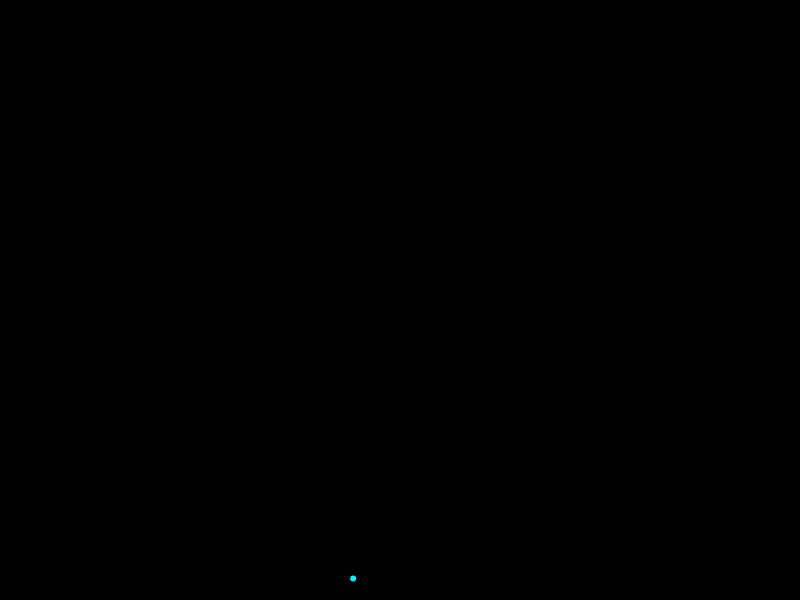
Frame 1 (no input)
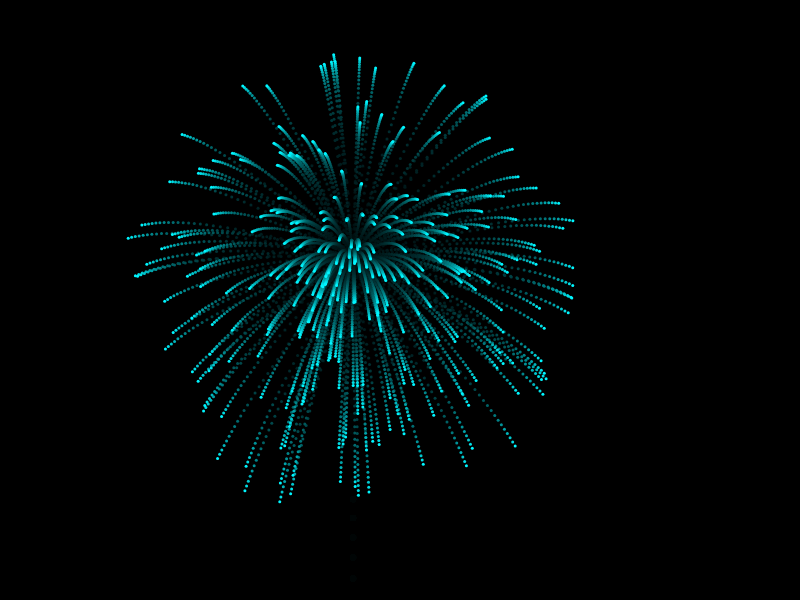
Frame 60 (no input)
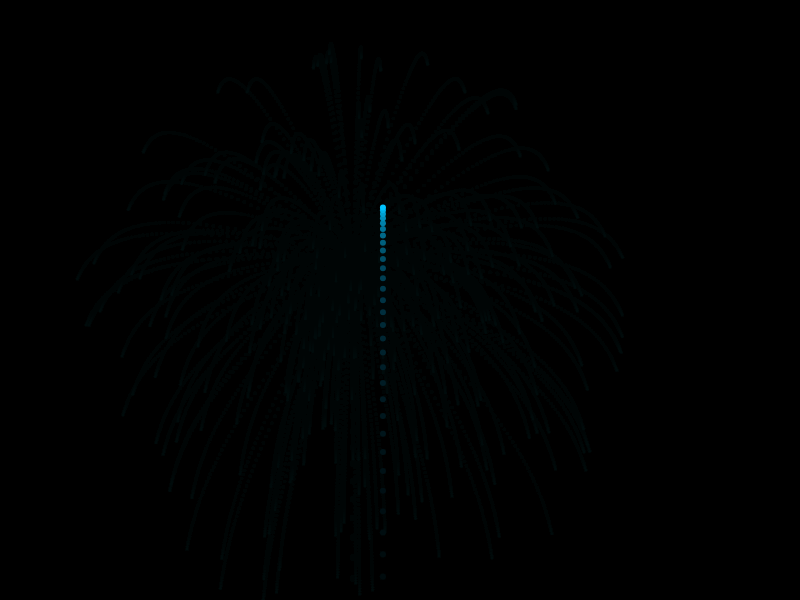
Frame 120 (the mouse pressed at the canvas centre since frame 60)

The p5.js sketch that drew these frames (run headless with seeded random() and noise() and a simulated clock; from frame 60 on, the mouse is pressed at the canvas centre):

// p5.js sketch
// ── sketch.js
var fireworks = [];
var gravity;

function setup() {
  createCanvas(displayWidth, displayHeight); // canvasを作成
  colorMode(HSB); //花火を出す色の指定の仕方
  gravity = createVector(0, 0.7);
  stroke(255); // 線の色を設定
  strokeWeight(4); // 線の太さ
  background(0); // 背景を黒く指定

  frameRate(120);
}

function draw() {
  colorMode(RGB); // 花火を出す色の指定の仕方
  background(0, 0, 0, 25); // 背景に少し透明なのを重ねてだんだん消えて行くように
  colorMode(HSB);

  if (fireworks.length === 0) {
    // fireworks.push(new KikuFirework(color(random(255), 255, 255)));
    fireworks.push(new BotanFirework(color(random(255), 255, 255)));
  }
  //　花火の見せ方
  for (var i = fireworks.length - 1; i >= 0; i--) {
    fireworks[i].update();
    fireworks[i].show();
    if (fireworks[i].done) {
      fireworks.splice(i, 1);
    }
  }
}

// ── firework.js
class Firework {
  color;
  rasingParticle;
  exploded = false;
  particles = [];

  constructor(color) {
    this.color = color;
    this.rasingParticle = new RasingParticle(
      createVector(random(width * .4, width * .6), height),
      this.color,
    );
  }

  explode() {}

  // 花火が打ち上がったのかをチェックする関数
  get done() {
    return (this.exploded && this.particles.length === 0);
  }

  // 花火が打ち上がったらどのように落ちて行くのかを設定
  update() {
    if (!this.exploded) {
      this.rasingParticle.update();
      if (this.rasingParticle.velocity.y >= 0) {
        this.exploded = true;
        this.explode();
      }
    }
  }

  show() {
    if (!this.exploded) {
      this.rasingParticle.draw();
    }
    for (var i = 0; i < this.particles.length; i++) {
      this.particles[i].draw();
    }
  }
}

class KikuFirework extends Firework {
  constructor(color) {
    super(color);
  }

  update() {
    super.update();

    for (var i = this.particles.length - 1; i >= 0; i--) {
      this.particles[i].update();
      if (this.particles[i].done) {
        this.particles.splice(i, 1);
      }
    }
  }

  explode() {
    super.explode();

    const rPos = this.rasingParticle.position;
    for (var i = 0; i < 300; i++) {
      var p = new ExplodeParticle(
        createVector(rPos.x, rPos.y),
        this.color,
        3,
      );
      this.particles.push(p);
    }
    for (var i = 0; i < 300; i++) {
      var p = new ExplodeParticle(
        createVector(rPos.x, rPos.y),
        this.color,
        1,
      );
      this.particles.push(p);
    }
  }
}

class BotanFirework extends Firework {
  constructor(color) {
    super(color);
  }

  update() {
    super.update();

    for (var i = this.particles.length - 1; i >= 0; i--) {
      this.particles[i].update();
      if (this.particles[i].done) {
        this.particles.splice(i, 1);
      }
    }
  }

  explode() {
    super.explode();

    const rPos = this.rasingParticle.position;
    for (var i = 0; i < 300; i++) {
      var p = new ExplodeParticle(
        createVector(rPos.x, rPos.y),
        this.color,
        3,
        0.9,
        200,
      );
      this.particles.push(p);
    }
  }
}

// ── particle.js
function Particle(x, y, hu, firework){
  this.pos = createVector(x,y);
  this.firework = firework; // 基本的にtrue
  this.lifespan = 255;
  this.hu = hu; //friework.jsで定義した色相をここでも代入

  //ランダムにベクトルを定義
  if (this.firework){
    this.vel = createVector(0,random(-29, -15));
  }else{
    this.vel = p5.Vector.random2D(); // ランダムにベクトルを定義
    this.vel.mult(random(5, 35));
  }
  this.acc = createVector(0,0);

  this.applyForce = function(force) {
    this.acc.add(force);
  }

  this.update = function(){
    if (!this.firework){
      this.vel.mult(0.85);
      this.lifespan -= 6;
    }
    this.vel.add(this.acc);
    this.pos.add(this.vel);
    this.acc.mult(0);
  }

  this.done = function(){
    if(this.lifespan < 0){
      return true;
    }else {
      return false;
    }
  }

  this.show = function(){
    colorMode(HSB);
    if(!this.firework){
      strokeWeight(3);
      stroke(hu, 255, 255, this.lifespan);// hsbの定義で線を描画
    }else{
      strokeWeight(6);
      stroke(hu, 255,255)// hsbの定義で線を描画
    }
    point(this.pos.x, this.pos.y);//点を描画
  }

}


// ── particles.js
class AbstractParticle {
  position;
  velocity;
  acceleration;

  constructor(pos) {
    this.position = pos;
  }

  update() {
    this.velocity.add(this.acceleration);
    this.position.add(this.velocity);
  }

  draw() {}
}

class RasingParticle extends AbstractParticle {
  #color;

  constructor(pos, color) {
    super(pos);
    this.velocity = createVector(0, random(-29, -20));
    this.acceleration = createVector(0, .7);
    this.#color = color;
  }

  draw() {
    strokeWeight(6);

    stroke(this.#color);
    point(this.position.x, this.position.y);
  }
}

class ExplodeParticle extends AbstractParticle {
  #color;
  #r;
  #initLife = 350;
  #lifespan = this.#initLife;

  constructor(pos, color, r) {
    super(pos);
    this.velocity = p5.Vector.random2D(); // ランダムにベクトルを定義
    this.velocity.mult(random(1, 15));
    this.acceleration = createVector(0, .1);

    this.#color = color;
    this.#r = r;
  }

  update() {
    super.update();

    this.velocity.mult(0.95);
    this.#lifespan -= 6;

    this.#color.setAlpha(this.#lifespan);
  }

  get done() {
    return this.#lifespan < 0;
  }

  draw() {
    strokeWeight(this.#r);

    stroke(this.#color);
    point(this.position.x, this.position.y);
  }
}
